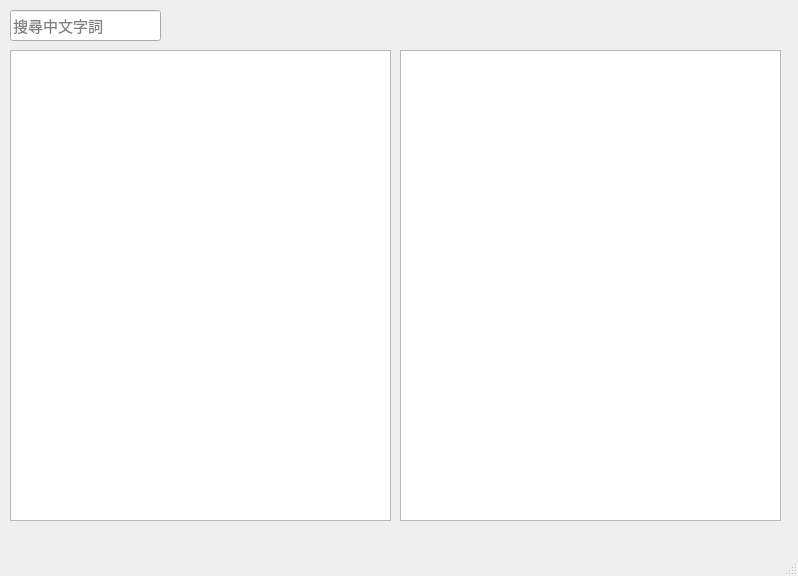
<?xml version="1.0" encoding="UTF-8"?>
<ui version="4.0">
 <class>MainWindow</class>
 <widget class="QMainWindow" name="MainWindow">
  <property name="geometry">
   <rect>
    <x>0</x>
    <y>0</y>
    <width>798</width>
    <height>576</height>
   </rect>
  </property>
  <property name="windowTitle">
   <string>MainWindow</string>
  </property>
  <widget class="QWidget" name="centralwidget">
   <widget class="QLineEdit" name="input">
    <property name="geometry">
     <rect>
      <x>10</x>
      <y>10</y>
      <width>151</width>
      <height>31</height>
     </rect>
    </property>
    <property name="font">
     <font>
      <family>Times New Roman</family>
      <pointsize>11</pointsize>
     </font>
    </property>
    <property name="placeholderText">
     <string>搜尋中文字詞</string>
    </property>
   </widget>
   <widget class="QTextBrowser" name="adsearch_browser">
    <property name="geometry">
     <rect>
      <x>400</x>
      <y>50</y>
      <width>381</width>
      <height>471</height>
     </rect>
    </property>
    <property name="font">
     <font>
      <family>Times New Roman</family>
      <pointsize>11</pointsize>
     </font>
    </property>
   </widget>
   <widget class="QTextBrowser" name="search_browser">
    <property name="geometry">
     <rect>
      <x>10</x>
      <y>50</y>
      <width>381</width>
      <height>471</height>
     </rect>
    </property>
    <property name="font">
     <font>
      <family>Times New Roman</family>
      <pointsize>11</pointsize>
     </font>
    </property>
   </widget>
  </widget>
  <widget class="QMenuBar" name="menubar">
   <property name="geometry">
    <rect>
     <x>0</x>
     <y>0</y>
     <width>798</width>
     <height>26</height>
    </rect>
   </property>
  </widget>
  <widget class="QStatusBar" name="statusbar"/>
 </widget>
 <resources/>
 <connections/>
</ui>
